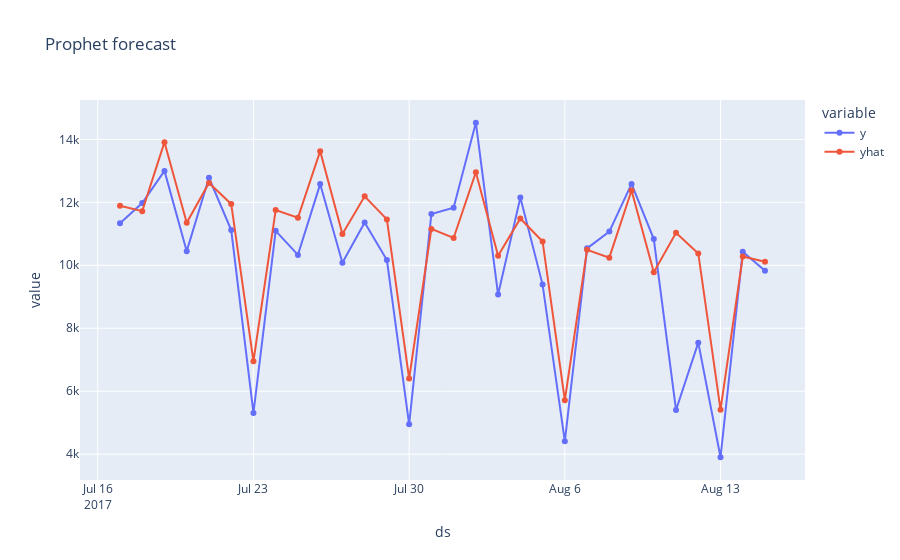

The code cell stored with this chart in its notebook:
### Code cell
# merge test set with forecasted values
benchmark_df = test.merge(forecast[["ds", "yhat"]], on="ds", how="left")

# Plot actual and forecasted data
fig = px.line(benchmark_df, x='ds', y=["y", "yhat"], markers=True, title="Prophet forecast")
# Show plot 
fig.show()

### Figure 1 — Plotly figure (JSON) as saved in the notebook; plotly's stock layout.template omitted (floating-point values rounded to 4 significant figures)
{"data": [{"hovertemplate": "variable=y<br>ds=%{x}<br>value=%{y}<extra></extra>", "legendgroup": "y", "line": {"color": "#636efa", "dash": "solid"}, "marker": {"symbol": "circle"}, "mode": "markers+lines", "name": "y", "orientation": "v", "showlegend": true, "type": "scatter", "x": ["2017-07-17T00:00:00", "2017-07-18T00:00:00", "2017-07-19T00:00:00", "2017-07-20T00:00:00", "2017-07-21T00:00:00", "2017-07-22T00:00:00", "2017-07-23T00:00:00", "2017-07-24T00:00:00", "2017-07-25T00:00:00", "2017-07-26T00:00:00", "2017-07-27T00:00:00", "2017-07-28T00:00:00", "2017-07-29T00:00:00", "2017-07-30T00:00:00", "2017-07-31T00:00:00", "2017-08-01T00:00:00", "2017-08-02T00:00:00", "2017-08-03T00:00:00", "2017-08-04T00:00:00", "2017-08-05T00:00:00", "2017-08-06T00:00:00", "2017-08-07T00:00:00", "2017-08-08T00:00:00", "2017-08-09T00:00:00", "2017-08-10T00:00:00", "2017-08-11T00:00:00", "2017-08-12T00:00:00", "2017-08-13T00:00:00", "2017-08-14T00:00:00", "2017-08-15T00:00:00"], "xaxis": "x", "y": [11340.0, 11980.0, 13000.0, 10450.0, 12780.0, 11120.0, 5309.0, 11090.0, 10330.0, 12580.0, 10080.0, 11360.0, 10170.0, 4950.0, 11630.0, 11830.0, 14530.0, 9071.0, 12150.0, 9388.0, 4409.0, 10540.0, 11070.0, 12580.0, 10830.0, 5404.0, 7544.0, 3903.0, 10430.0, 9824.0], "yaxis": "y"}, {"hovertemplate": "variable=yhat<br>ds=%{x}<br>value=%{y}<extra></extra>", "legendgroup": "yhat", "line": {"color": "#EF553B", "dash": "solid"}, "marker": {"symbol": "circle"}, "mode": "markers+lines", "name": "yhat", "orientation": "v", "showlegend": true, "type": "scatter", "x": ["2017-07-17T00:00:00", "2017-07-18T00:00:00", "2017-07-19T00:00:00", "2017-07-20T00:00:00", "2017-07-21T00:00:00", "2017-07-22T00:00:00", "2017-07-23T00:00:00", "2017-07-24T00:00:00", "2017-07-25T00:00:00", "2017-07-26T00:00:00", "2017-07-27T00:00:00", "2017-07-28T00:00:00", "2017-07-29T00:00:00", "2017-07-30T00:00:00", "2017-07-31T00:00:00", "2017-08-01T00:00:00", "2017-08-02T00:00:00", "2017-08-03T00:00:00", "2017-08-04T00:00:00", "2017-08-05T00:00:00", "2017-08-06T00:00:00", "2017-08-07T00:00:00", "2017-08-08T00:00:00", "2017-08-09T00:00:00", "2017-08-10T00:00:00", "2017-08-11T00:00:00", "2017-08-12T00:00:00", "2017-08-13T00:00:00", "2017-08-14T00:00:00", "2017-08-15T00:00:00"], "xaxis": "x", "y": [11890.0, 11720.0, 13910.0, 11350.0, 12620.0, 11950.0, 6952.0, 11750.0, 11510.0, 13630.0, 11000.0, 12190.0, 11460.0, 6404.0, 11160.0, 10870.0, 12950.0, 10300.0, 11490.0, 10760.0, 5716.0, 10490.0, 10240.0, 12380.0, 9781.0, 11030.0, 10380.0, 5415.0, 10280.0, 10110.0], "yaxis": "y"}], "layout": {"legend": {"title": {"text": "variable"}, "tracegroupgap": 0}, "title": {"text": "Prophet forecast"}, "xaxis": {"anchor": "y", "domain": [0, 1], "title": {"text": "ds"}}, "yaxis": {"anchor": "x", "domain": [0, 1], "title": {"text": "value"}}}}
